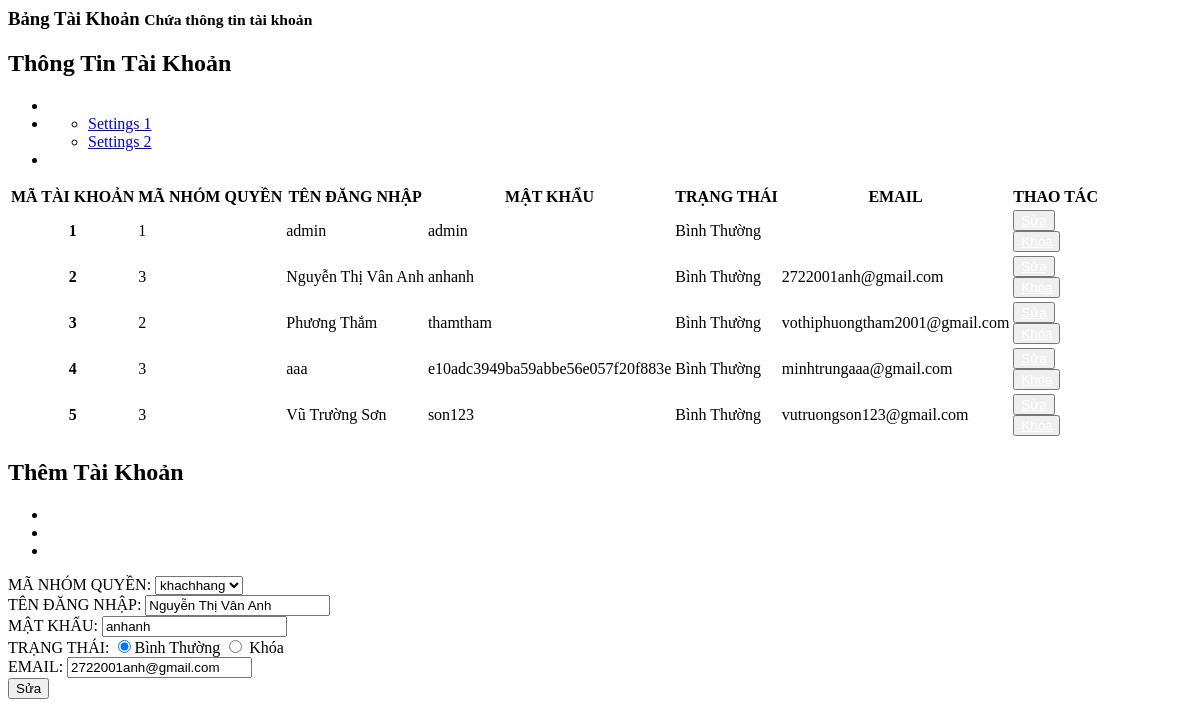
/admin/dashboard/manage_account.php?updatetk=2, run on the app's committed database.
### tables this page shows
CREATE TABLE `taikhoan` (
  `MA_TK` int(10) UNSIGNED NOT NULL,
  `MA_GROUP_QUYEN` int(10) UNSIGNED DEFAULT NULL,
  `TEN_DANG_NHAP` varchar(50) NOT NULL,
  `MAT_KHAU` varchar(500) NOT NULL,
  `STATUS` int(1) NOT NULL DEFAULT 1,
  `EMAIL` varchar(50) NOT NULL
);

CREATE TABLE `groupquyen` (
  `MA_GROUP_QUYEN` int(10) UNSIGNED NOT NULL,
  `TEN_GROUP_QUYEN` varchar(20) NOT NULL
);

### admin/dashboard/manage_account.php (the view, shortened to what this page needs)
<?php
$action_permission = "./action/add_account.php";
$displayupdate = 'none';
$displayblock = 'block';
$MA_TK = "";
$MA_GQ = "";
$TEN_DN = "";
$MK = "";
$EMAIL = "";
$TEN_GQ = "";
if (isset($_GET['updatetk'])) {
  $displayupdate = 'block';
  $id_ma_tk = $_GET['updatetk'];
  $showAccount = "SELECT * FROM taikhoan WHERE MA_TK = '$id_ma_tk'";
  $data1 = mysqli_fetch_assoc(mysqli_query($connect, $showAccount));
  $MA_TK = $data1['MA_TK'];
  $MA_GQ = $data1['MA_GROUP_QUYEN'];
  $TEN_DN = $data1['TEN_DANG_NHAP'];
  $MK = $data1['MAT_KHAU'];
  $EMAIL = $data1['EMAIL'];
  $showPermission = "SELECT * FROM groupquyen WHERE MA_GROUP_QUYEN='$MA_GQ'";
  $data = mysqli_fetch_assoc(mysqli_query($connect, $showPermission));
  $TEN_GQ = $data['TEN_GROUP_QUYEN'];
  $action_permission = "./action/update_account.php";
}
?>
<div class="right_col" role="main">
  <div class="">
    <div class="page-title">
      <div class="title_left">
        <h3>Bảng Tài Khoản <small>Chứa thông tin tài khoản</small></h3>
      </div>
    </div>
    <div class="row">
      <div class="col-md-8 col-sm-6 col-xs-12">
        <div class="x_panel">
          <div class="x_title">
            <h2>Thông Tin Tài Khoản </h2>
            <ul class="nav navbar-right panel_toolbox">
              <li><a class="collapse-link"><i class="fa fa-chevron-up"></i></a>
              </li>
              <li class="dropdown">
                <ul class="dropdown-menu" role="menu">
                  <li><a href="#">Settings 1</a>
                  </li>
                  <li><a href="#">Settings 2</a>
                  </li>
                </ul>
              </li>
              <li><a class="close-link"><i class="fa fa-close"></i></a>
              </li>
            </ul>
          </div>
          <div class="x_content" style="overflow: auto;">
            <table class="table table-striped">
              <thead>
                <tr>
                  <th>MÃ TÀI KHOẢN</th>
                  <th>MÃ NHÓM QUYỀN</th>
                  <th>TÊN ĐĂNG NHẬP</th>
                  <th>MẬT KHẨU</th>
                  <th>TRẠNG THÁI</th>
                  <th>EMAIL</th>
                  <th>THAO TÁC</th>
                </tr>
              </thead>
              <tbody>
                <?php
                $getAccount = "SELECT * FROM taikhoan";
                $Accounts = mysqli_query($connect, $getAccount);
                while ($Account = mysqli_fetch_array($Accounts)) {
                  if($Account['STATUS']=='1'){
                    $trangthai="Bình Thường";
                    $displayblock = 'block';
                  } else {
                    $trangthai = "Đã Khóa";
                    $displayunblock = 'block';
                    $displayblock = 'none';
                  }
                ?>
                  <tr>
                    <th scope="row"><?php echo $Account['MA_TK']  ?></th>
                    <td><?php echo $Account['MA_GROUP_QUYEN'] ?></td>
                    <td><?php echo $Account['TEN_DANG_NHAP'] ?></td>
                    <td><?php echo $Account['MAT_KHAU'] ?></td>
                    <td><?php echo $trangthai ?></td>
                    <td><?php echo $Account['EMAIL'] ?></td>
                    <td>
                      <button id="open-update-PN" type="button" class="btn btn-warning" onclick=''><a style="color: white;" href="index.php?manage=accounts&updatetk=<?php echo $Account['MA_TK'] ?>">Sửa</a></button>
                      <button type="submit" style="display:<?php echo $displayblock ?>" class="btn btn-success">
                        <a style="color: white;" href="index.php?manage=accounts&blockstt=<?php echo $Account['STATUS']?>&matk=<?php echo $Account['MA_TK'] ?>">Khóa</a>
                      </button>
                    </td>
                  </tr>
                <?php
                }
                ?>
              </tbody>
            </table>
          </div>
        </div>
      </div>
      <div class="col-md-4 col-sm-6 col-xs-12">
        <div class="x_panel">
          <div class="x_title">
            <h2>Thêm Tài Khoản</h2>
            <ul class="nav navbar-right panel_toolbox">
              <li><a class="collapse-link"><i class="fa fa-chevron-up"></i></a>
              </li>
              <li class="dropdown">
              </li>
              <li><a class="close-link"><i class="fa fa-close"></i></a>
              </li>
            </ul>
          </div>
          <div class="x_content">
            <form action="<?php echo $action_permission ?>" method="get" id='form-account' >
              <div class="form-group">
                <div class="form-group">
                  <label for="manhomquyen">MÃ NHÓM QUYỀN:</label>
                  <select class="form-control" id="manhomquyen" name="manhomquyen">
                    <option value="<?php echo  $MA_GQ ?>" selected><?php echo  $TEN_GQ ?></option>
                  </select>
                </div>
                <div class="form-group">
                  <label for="tendn">TÊN ĐĂNG NHẬP:</label>
                  <input type="text" class="form-control" id="tendn" placeholder="Nhập mã tài khoản" name="tendn" value="<?php echo  $TEN_DN ?>" require>
                </div>
                <div class="form-group">
                  <label for="mk">MẬT KHẨU:</label>
                  <input type="text" class="form-control" id="mk" placeholder="Nhập mã tài khoản" name="mk" value="<?php echo  $MK ?>" require>
                </div>
                <div class="form-group row">
                  <label for="trangthai">TRẠNG THÁI:</label>
                  <?php
                    $checked="";
                    $unchecked="";
                    $gettt = mysqli_query($connect, "SELECT STATUS from taikhoan WHERE MA_TK='$MA_TK'");
                    if ($gettt->num_rows > 0) {
                      while ($row = $gettt->fetch_assoc()) {
                        if ($row["STATUS"] == '1') {
                          $checked="checked" ;
                          $unchecked="";
                        } else if ($row["STATUS"] == '0') {
                          $unchecked="checked";
                          $checked="";
                        }
                      }
                    }
                  ?>
                  <input type="radio" <?php echo $checked;?> class="form-control" id="trangthai" name="trangthai" value="1" require>Bình Thường
                  <input type="radio" <?php echo $unchecked;?> class="form-control" id="trangthai" name="trangthai" value="0" require> Khóa
                </div>
                <div class="form-group">
                  <label for="email">EMAIL:</label>
                  <input type="text" class="form-control" id="email" placeholder="Nhập mã tài khoản" name="email" value="<?php echo  $EMAIL ?>" require>
                </div>
                <div id="button-update-PN" style="display:<?php echo $displayupdate ?>">
                  <button type="submit" class="btn btn-warning">Sửa</button>
                </div>
            </form>
          </div>
        </div>
      </div>
    </div>
  </div>
</div>

### data on the page
taikhoan: MA_TK "1", MA_GROUP_QUYEN "1", TEN_DANG_NHAP "admin", MAT_KHAU "admin", STATUS "Bình Thường"
taikhoan: MA_TK "2", MA_GROUP_QUYEN "3", TEN_DANG_NHAP "Nguyễn Thị Vân Anh", MAT_KHAU "anhanh", STATUS "Bình Thường", EMAIL "2722001anh@gmail.com", tendn "Nguyễn Thị Vân Anh", mk "anhanh", email "2722001anh@gmail.com"
taikhoan: MA_TK "3", MA_GROUP_QUYEN "2", TEN_DANG_NHAP "Phương Thắm", MAT_KHAU "thamtham", STATUS "Bình Thường", EMAIL "vothiphuongtham2001@gmail.com"
taikhoan: MA_TK "4", MA_GROUP_QUYEN "3", TEN_DANG_NHAP "aaa", MAT_KHAU "e10adc3949ba59abbe56e057f20f883e", STATUS "Bình Thường", EMAIL "minhtrungaaa@gmail.com"
taikhoan: MA_TK "5", MA_GROUP_QUYEN "3", TEN_DANG_NHAP "Vũ Trường Sơn", MAT_KHAU "son123", STATUS "Bình Thường", EMAIL "vutruongson123@gmail.com"
groupquyen: manhomquyen "khachhang"
